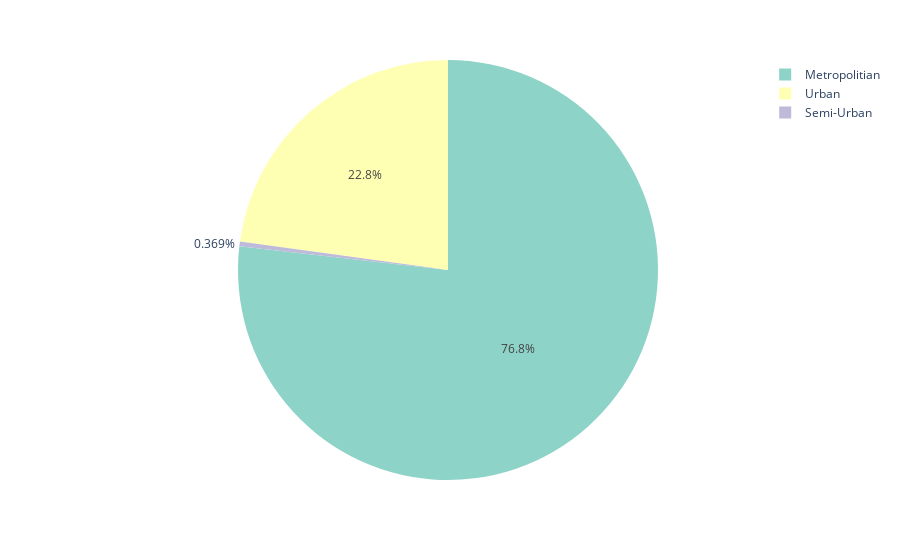

The code cell stored with this chart in its notebook:
### Code cell
# so lets see that in a pie chart
pieChart = px.pie(df0, values='%', names='City',  color_discrete_sequence=px.colors.qualitative.Set3)
pieChart.show()

# It seems its mostly people in Metropolitian areas which orders food on app.

### Figure 1 — Plotly figure (JSON) as saved in the notebook; plotly's stock layout.template omitted (floating-point values rounded to 4 significant figures)
{"data": [{"domain": {"x": [0, 1], "y": [0, 1]}, "hovertemplate": "City=%{label}<br>%=%{value}<extra></extra>", "labels": ["Metropolitian ", "Semi-Urban ", "Urban "], "legendgroup": "", "name": "", "showlegend": true, "type": "pie", "values": [76.8, 0.3694, 22.83]}], "layout": {"legend": {"tracegroupgap": 0}, "margin": {"t": 60}, "piecolorway": ["rgb(141,211,199)", "rgb(255,255,179)", "rgb(190,186,218)", "rgb(251,128,114)", "rgb(128,177,211)", "rgb(253,180,98)", "rgb(179,222,105)", "rgb(252,205,229)", "rgb(217,217,217)", "rgb(188,128,189)", "rgb(204,235,197)", "rgb(255,237,111)"]}}
